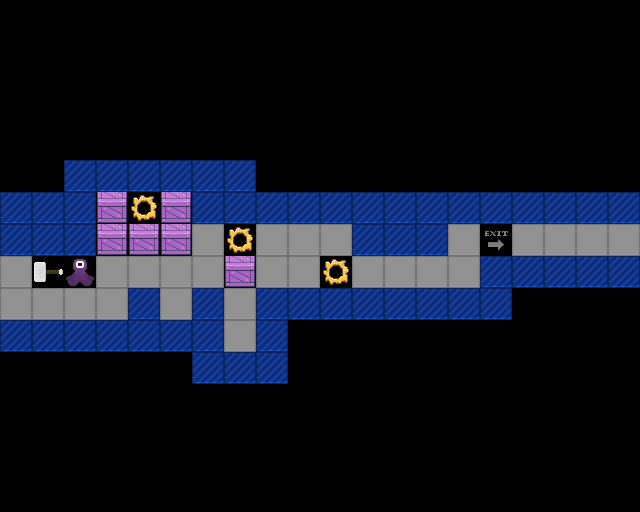

A 2D game scene composited from a Tiled map and its tileset images. What follows is a short description and the map's XML, with every tile layer's data as written:
An orthogonal 20x16 tile map with 32x32 px tiles, 1 tile layer (Tile Layer 1).

<map version="1.5" tiledversion="1.7.0" orientation="orthogonal" renderorder="right-down" width="20" height="16" tilewidth="32" tileheight="32" infinite="0" nextlayerid="2" nextobjectid="1">
 <tileset firstgid="1" source="project-mjolnir.tsx" />
 <layer id="1" name="Tile Layer 1" width="20" height="16">
  <data encoding="csv">
0,0,0,0,0,0,0,0,0,0,0,0,0,0,0,0,0,0,0,0,
0,0,0,0,0,0,0,0,0,0,0,0,0,0,0,0,0,0,0,0,
0,0,0,0,0,0,0,0,0,0,0,0,0,0,0,0,0,0,0,0,
0,0,0,0,0,0,0,0,0,0,0,0,0,0,0,0,0,0,0,0,
0,0,0,0,0,0,0,0,0,0,0,0,0,0,0,0,0,0,0,0,
0,0,4,4,4,4,4,4,0,0,0,0,0,0,0,0,0,0,0,0,
4,4,4,21,2,21,4,4,4,4,4,4,4,4,4,4,4,4,4,4,
4,4,4,21,21,21,3,2,3,3,3,4,4,4,3,8,3,3,3,3,
3,47,50,3,3,3,3,21,3,3,2,3,3,3,3,4,4,4,4,4,
3,3,3,3,4,3,4,3,4,4,4,4,4,4,4,4,0,0,0,0,
4,4,4,4,4,4,4,3,4,0,0,0,0,0,0,0,0,0,0,0,
0,0,0,0,0,0,4,4,4,0,0,0,0,0,0,0,0,0,0,0,
0,0,0,0,0,0,0,0,0,0,0,0,0,0,0,0,0,0,0,0,
0,0,0,0,0,0,0,0,0,0,0,0,0,0,0,0,0,0,0,0,
0,0,0,0,0,0,0,0,0,0,0,0,0,0,0,0,0,0,0,0,
0,0,0,0,0,0,0,0,0,0,0,0,0,0,0,0,0,0,0,0
</data>
 </layer>
</map>